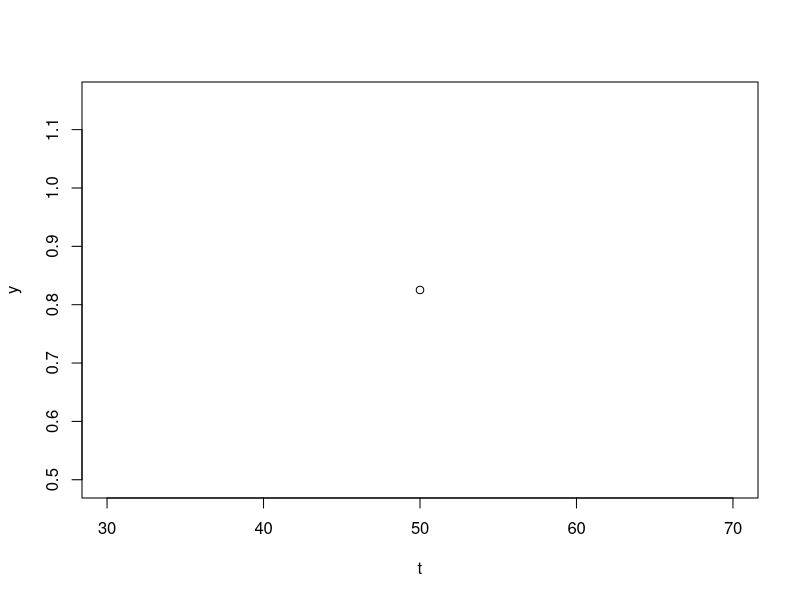

Recreate this plot in R. (Note: this script raises an error after producing the figure.)

A<-2.5
maxrate<-0.055
l<-35
t<-seq(0,200, by=0.5) # min


t<-50
y<-A*exp(-exp(maxrate*exp(1)*(l-t)/A+1)) #the equation time to OD 
plot(t,y)

t<-NULL

t<-(A/(maxrate*exp(1)))*log(exp(1),log(exp(1),y/A))-l-1

t<- l-(A/maxrate*exp(1))*(log(-log(y/A))-1)

t<-l-(A*log(-log(y/A))-A)/(maxrate*exp(1)) #the equation convert OD to time 

a*b
